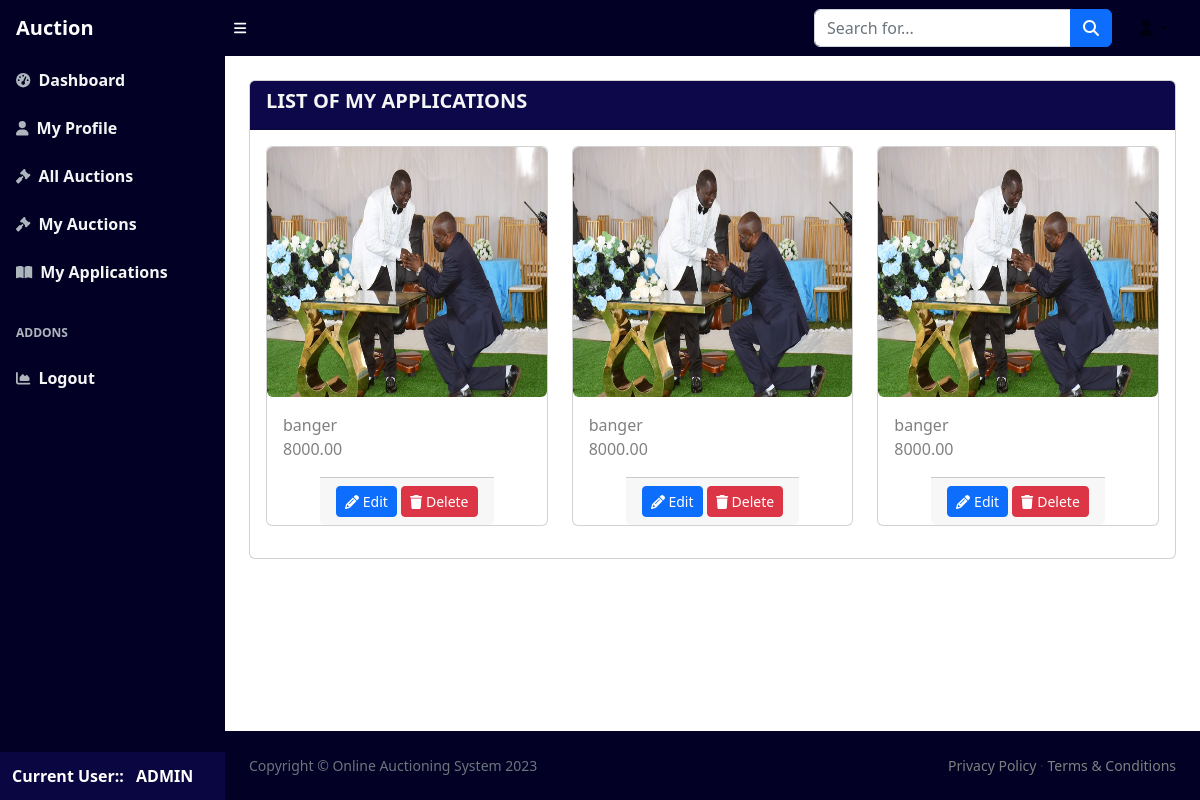
The app's page /my_applications/ (signed in) with its own data.
### core/models.py (models this page shows, shortened)
class Product(models.Model):
    seller = models.ForeignKey(DjangoUser, on_delete=models.CASCADE, null=True)
    name = models.CharField(max_length=255, default="New Product")
    description = models.TextField(null=True)
    start_price = models.DecimalField(max_digits=10, decimal_places=2, default=0)
    end_time = models.DateTimeField(null=True)
    image = models.ImageField(upload_to='product_images/', null=True)

### core/views.py (the view)
# urls.py: path("my_applications/", views.my_applications, name="my_applications"),
@login_required(login_url="login")
def my_applications(request):
    user_bids = models.Bid.objects.filter(bidder=request.user)
    products_bidded_on = [bid.auction.product for bid in user_bids]
    return render(
        request,
        "core/my_applications.html",
        {"products_bidded_on": products_bidded_on},
    )

### templates/core/my_applications.html (shortened to what this page needs)
{% extends 'base.html' %}
{%block body%}
<div class="container-fluid p-4">
    <div class="card">
        <div class="card-header bg-darkblue">
            <h5 style="color: whitesmoke;" class="fw-bold">LIST OF MY APPLICATIONS</h5>
        </div>
        <div class="card-body">
            <div class="row">
                {% if products_bidded_on %}
                {% for product in products_bidded_on %}
                <div class="col-6 col-sm-4">
                    <div class="card mb-3">
                        <a href="{% url 'product_details' product.id %}">
                            <img src="{{ product.image.url }}" alt="{{ product.name }}"
                                class="image-small image-medium image-large rounded">
                            <div class="card-body">
                                <div>{{ product.name }}</div>
                                <div class="row">
                                    <div class="col-6">{{ product.start_price }}</div>
                                </div>
                            </div>
                        </a>
                        <div class="card-footer mx-auto">
                            <a href="" class="btn btn-sm btn-primary">
                                <i class="fa fa-pencil"></i> Edit
                            </a>
                            <a href="" class="btn btn-sm btn-danger">
                                <i class="fa fa-trash"></i> Delete
                            </a>
                        </div>
                    </div>
                </div>
                {% endfor %}
                {% else %}
                <p class="text-center">Oooops!!! You have no ongoing auctions</p>
                {% endif %}
            </div>
        </div>
    </div>
</div>
{% endblock body %}

### templates/base.html (shortened to what this page needs)
{% load static %}
<!DOCTYPE html>
<html lang="en">
<head>
    <link href="https://cdn.jsdelivr.net/npm/simple-datatables@7.1.2/dist/style.min.css" rel="stylesheet" />
    <link href="{% static 'css/styles.css' %}" rel="stylesheet" />
    <link href="{% static 'css/styles-custom.css' %}" rel="stylesheet" />
<link rel="stylesheet" type="text/css" href="{% static 'datetimewidget/css/bootstrap-datetimepicker.min.css' %}">
</head>
<body class="sb-nav-fixed">
    <nav class="sb-topnav navbar navbar-expand navbar-light sidebar-background">
        <a class="navbar-brand ps-3 fw-bolder text-white" href="#">Auction</a>
        <button class="btn btn-link btn-sm order-1 order-lg-0 me-4 me-lg-0" id="sidebarToggle" href="#!"><i
                class="fas fa-bars text-white"></i></button>
        <form class="d-none d-md-inline-block form-inline ms-auto me-0 me-md-3 my-2 my-md-0">
            <div class="input-group">
                <input class="form-control" type="text" placeholder="Search for..." aria-label="Search for..."
                    aria-describedby="btnNavbarSearch" />
                <button class="btn btn-primary" id="btnNavbarSearch" type="button"><i
                        class="fas fa-search"></i></button>
            </div>
        </form>
        <ul class="navbar-nav ms-auto ms-md-0 me-3 me-lg-4 sidebar-background">
            <li class="nav-item dropdown">
                <a class="nav-link dropdown-toggle " id="navbarDropdown" href="#" role="button" data-bs-toggle="dropdown"
                    aria-expanded="false"><i class="fas fa-user fa-fw"></i></a>
            </li>
        </ul>
    </nav>
    <div id="layoutSidenav">
        <div id="layoutSidenav_nav">
            <nav class="sb-sidenav accordion sb-sidenav-light sidebar-background" id="sidenavAccordion">
                <div class="sb-sidenav-menu">
                    <div class="nav">
                        <a class="nav-link" href="{% url 'dashboard' %}">
                            <div class="sb-nav-link-icon"><i class="fas fa-tachometer-alt"></i></div>
                            <span class="fw-semibold" style="color: whitesmoke;">Dashboard</span>
                        </a>
                        <a class="nav-link" href="{% url 'my_profile' %}">
                            <div class="sb-nav-link-icon"><i class="fa fa-user"></i></div>
                            <span class=" fw-semibold" style="color: whitesmoke;">My Profile</span>
                        </a>
                        <a class="nav-link" href="{% url 'all_auctions' %}">
                            <div class="sb-nav-link-icon"><i class="fas fa-gavel"></i></div>
                            <span class="fw-semibold" style="color: whitesmoke;">All Auctions</span>
                        </a>
                        <a class="nav-link" href="{% url 'my_auctions' %}">
                            <div class="sb-nav-link-icon"><i class="fas fa-gavel"></i></div>
                            <span class="fw-semibold" style="color: whitesmoke;">My Auctions</span>
                        </a>
                        <a class="nav-link" href="{% url 'my_applications' %}">
                            <div class="sb-nav-link-icon"><i class="fas fa-book-open"></i></div>
                            <span class="fw-semibold" style="color: whitesmoke;">My Applications</span>
                        </a>
                        <div class="sb-sidenav-menu-heading">Addons</div>
                        <a class="nav-link" href="{% url 'logout' %}">
                            <div class="sb-nav-link-icon"><i class="fas fa-chart-area"></i></div>
                            <span class="fw-bold" style="color: whitesmoke;">Logout</span>
                        </a>
                    </div>
                </div>
                <div class="sb-sidenav-footer bg-user text-white">
                    {% if request.user.is_authenticated %}
                    <div class="fw-bold ">Current User:: <span class="ms-2">{{ request.user | upper }}</span> </div>
                    {% endif %}
                </div>
            </nav>
        </div>
        <div id="layoutSidenav_content">
            {%block body%}
            {% endblock body %}
            <footer class="py-4 sidebar-background mt-auto">
                <div class="container-fluid px-4">
                    <div class="d-flex align-items-center justify-content-between small">
                        <div class="text-muted">Copyright &copy; Online Auctioning System 2023</div>
                        <div>
                            <a href="#">Privacy Policy</a>
                            &middot;
                            <a href="#">Terms &amp; Conditions</a>
                        </div>
                    </div>
                </div>
            </footer>
        </div>
    </div>
</body>
</html>

### templates/base.html (style rules this page uses)
.sb-sidenav-menu .nav-link { color: gray; transition: background-color 0.5s ease, color 0.3s ease, text-decoration 0.3s ease; cursor: pointer; text-decoration: none; }
.sidebar-background { background: rgb(2, 0, 36); background: linear-gradient(90deg, rgba(2, 0, 36, 1) 0% 100%); }
.bg-darkblue { background: linear-gradient(90deg, rgb(12, 8, 73) 0% 100%); }
.bg-user { background: linear-gradient(90deg, rgb(10, 6, 65) 0% 100%); }
img { max-width: 100%; }
@media (min-width: 992px) { .image-large { width: 300px; height: 250px; } }
a { text-decoration: none; color: gray; }

### records on screen
Product: image (picture), name "banger", start_price "8000.00"

### other values on screen
{{ request.user | upper }} "ADMIN"
